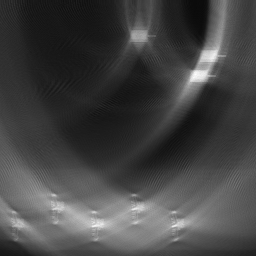
%> input picture targetrecognition/fullimage2.png, 256 x 256 px
$ octave watershed1.m   (GNU Octave 9; MATLAB toolbox functions it lacks are replaced by stand-ins)
%> lines starting %> are read from the running program, lines starting %| are printed output that depends on the picture; in (x1, y1, x2, y2) boxes, pixels count from 0 and x2, y2 are one past the last pixel; in counts of white or black regions, pixels touching at a corner belong together; the program's own positions count from 1
%%
% Blog reader Ramiro Massol asked for advice on segmenting his cell images, so I
% gave it a try.  I'm not a microscopy expert, though, and I invite readers
% who have better suggestions than mine to add your comments below.
%
% Let's take a look first to see what we have.  I'm going to work
% with a cropped version of the <https://blogs.mathworks.com/images/steve/60/nuclei.png original>
% so that the image's aren't too big
% for the layout of this blog.
%
% _Note: you can download the functions
% <https://www.mathworks.com/matlabcentral/fileexchange/loadFile.do?objectId=9908&objectType=file imcredit>
% and <https://www.mathworks.com/matlabcentral/fileexchange/loadFile.do?objectId=10502&objectType=file imoverlay>
% from MATLAB Central._
clear
close all

I = imread('fullimage2.png'); % use imwrite to save variable 'intensity' as png
%> I is the input picture: size 256x256 uint8; min 10, max 255, mean 68.3
% [12 lines of commented-out code are left out]


I_cropped = I;
figure
imshow(I_cropped)
% imcredit('Image courtesy of Dr. Ramiro Massol')

%%
% Strictly speaking, contrast adjustment isn't usually necessary for
% segmentation, but it can help the algorithm developer see and understand
% the image data better.  This is a fairly low-contrast image, so I thought
% it might help.  You can adjust the display contrast interactively with
% <https://www.mathworks.com/help/images/index.htmlimtool.html |imtool|>,
% or you can use an automatic method such as <https://www.mathworks.com/help/images/index.htmladapthisteq.html |adapthisteq|>.
% |adapthisteq| implements a technique called _contrast-limited adaptive
% histogram equalization_, or CLAHE.  (I always thought  "CLAHE" sounded
% like it must be some Klingon delicacy.)

I_eq = adapthisteq(I_cropped);
% I_eq = I_cropped;
figure
imshow(I_eq)

%%
% So what happens if we just apply a threshold now?

bw = im2bw(I_eq, graythresh(I_eq));  % THIS IS THE FILTER THAT NEEDS TO BE CHANGED
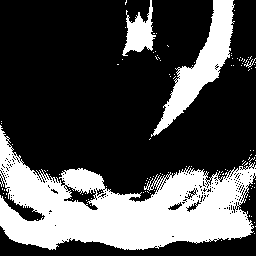
%> bw: size 256x256 logical; 30.4% white; 116 white regions (112 under 20 px), largest, box (x1, y1, x2, y2) and area: (0, 125, 256, 250) 15600, (151, 0, 235, 137) 3248, (122, 0, 156, 56) 903, (244, 58, 256, 68) 29
figure
imshow(bw)

%%
% Let's clean that up and then overlay the perimeter on the original image.

bw2 = imfill(bw,'holes');
%> bw2: size 256x256 logical; 32.2% white; 106 white regions (102 under 20 px), largest, box (x1, y1, x2, y2) and area: (0, 125, 256, 250) 16706, (151, 0, 235, 137) 3279, (122, 0, 156, 56) 906, (244, 58, 256, 68) 31
bw3 = imopen(bw2, ones(5,5));
%> bw3: size 256x256 logical; 30.7% white; 3 white regions, box (x1, y1, x2, y2) and area: (0, 131, 256, 250) 16191, (157, 0, 233, 131) 3171, (125, 18, 153, 51) 733
bw4 = bwareaopen(bw3, 40);
bw4_perim = bwperim(bw4);
%> bw4_perim: size 256x256 logical; 2% white in thin lines or dots
overlay1 = imoverlay(I_eq, bw4_perim, [.3 1 .3]);
figure
imshow(overlay1)

%%
% Now, I'm not familiar with these cell images, so I don't know exactly
% what I'm looking at.  I assume some of these blobs need more help to be
% separated properly.  One possible approach is called _marker-based
% watershed segmentation_.  There's a <https://www.mathworks.com/products.htmldemos/image/watershed/ipexwatershed.html _demo_>
% of this idea on The MathWorks
% web site.
%
% With this method, you have to find a way to "mark" at least a partial
% group of connected pixels inside each object to be segmented. You also
% have to mark the background.
%
% Let's try to use the bright objects, which I assume are nuclei.  The
% _extended maxima_ operator can be used to identify groups of pixels that
% are significantly higher than their immediate surrounding.

mask_em = imextendedmax(I_eq, 30);
%> mask_em: size 256x256 logical; 2.7% white; 25 white regions (13 under 20 px), largest, box (x1, y1, x2, y2) and area: (68, 171, 100, 190) 317, (77, 216, 114, 230) 258, (239, 54, 256, 91) 244
figure
imshow(mask_em)

%%
% Let's clean that up and then overlay it.
mask_em = imclose(mask_em, ones(5,5));
%> mask_em: size 256x256 logical; 3.4% white; 21 white regions (9 under 20 px), largest, box (x1, y1, x2, y2) and area: (239, 54, 256, 91) 409, (68, 171, 100, 190) 370, (77, 211, 114, 235) 312
mask_em = imfill(mask_em, 'holes');
mask_em = bwareaopen(mask_em, 40);
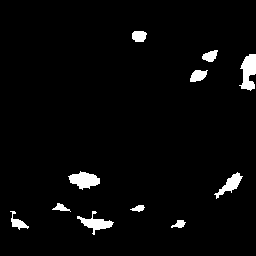
%> mask_em: size 256x256 logical; 3.2% white; 11 white regions, largest, box (x1, y1, x2, y2) and area: (239, 54, 256, 91) 409, (68, 171, 100, 190) 370, (77, 211, 114, 235) 312
overlay2 = imoverlay(I_eq, bw4_perim | mask_em, [.3 1 .3]);
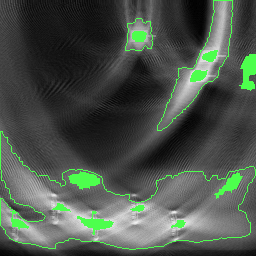
%> overlay2: size 256x256x3 uint8; mean R, G, B 74.5, 83.8, 74.5
figure
imshow(overlay2)

%%
% Next step: complement the image so that the peaks become valleys.  We do
% this because we are about to apply the watershed transform, which
% identifies low points, not high points.

I_eq_c = imcomplement(I_eq);
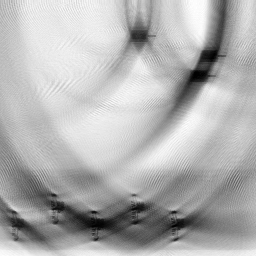
%> I_eq_c: size 256x256 uint8; min 0, max 255, mean 177

%%
% Next: modify the image so that the background pixels and the extended
% maxima pixels are forced to be the only local minima in the image.

I_mod = imimposemin(I_eq_c, ~bw4 | mask_em);
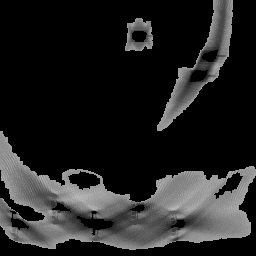
%> I_mod: size 256x256 uint8; min 0, max 187, mean 34.2

%%
% Now compute the watershed transform.

L = watershed(I_mod);
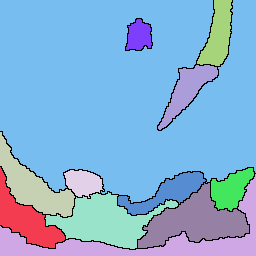
%> L: size 256x256 uint8; 13 distinct labels, from 0 to 12; one colour per label, 0 black
figure
imshow(label2rgb(L))
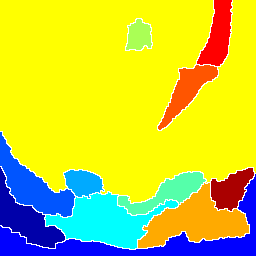
%> displayed picture: size 256x256x3, on the screen's scale of 0 to 255; mean R, G, B 199.6, 206.5, 59.6

%%
% I don't know if this is a good segmentation result or not, but I hope
% some of the methods I've shown will give Dr. Massol some ideas to try.
%
% Other readers ... if you have suggestions, I invite you to post your
% comments here.

%%
% _Steve Eddins_
% _Copyright 2006 The MathWorks, Inc._
